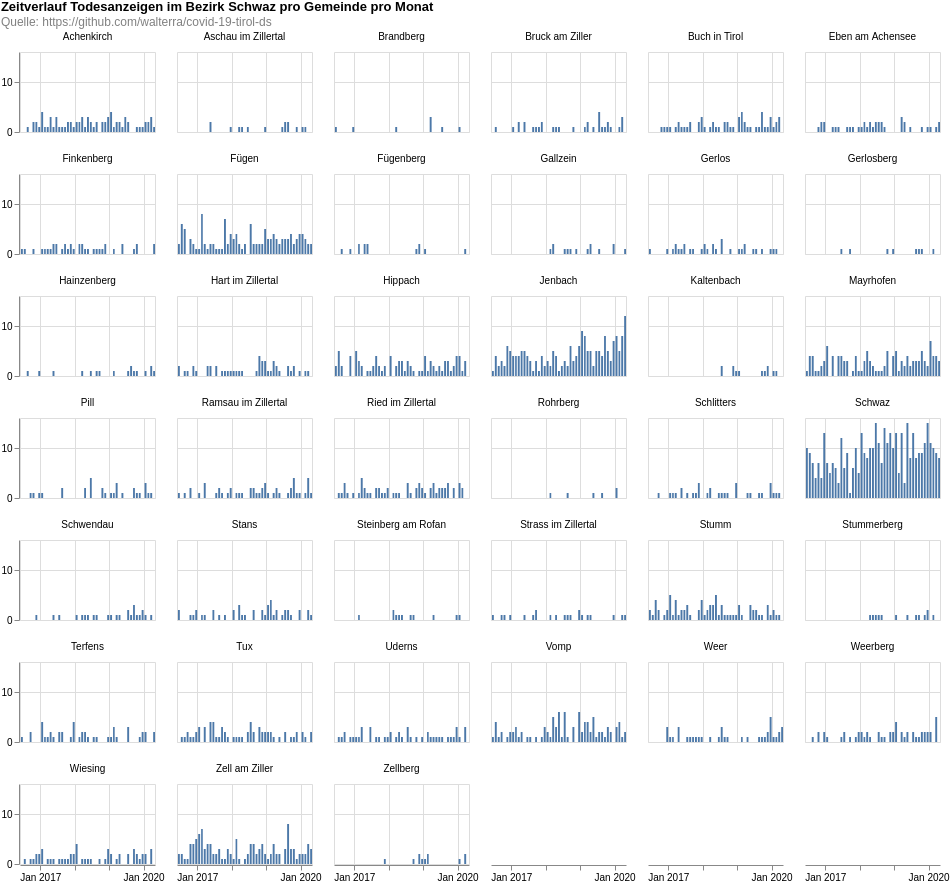

Here is the Vega-Lite specification saved for this chart:
### Vega-Lite specification from a JSON file in a GitHub repository (floating-point values rounded to 4 significant figures; data arrays with more than 128 entries replaced by an {"elided": "..."} marker saying what was removed)
{"$schema": "https://vega.github.io/schema/vega-lite/v4.8.1.json", "columns": 6, "config": {"view": {"continuousHeight": 300, "continuousWidth": 400}}, "data": {"name": "data-9428c939d3a7eb4622139a11e4b8a4c6"}, "datasets": {"data-9428c939d3a7eb4622139a11e4b8a4c6": {"elided": "2155 records"}}, "facet": {"field": "municipaly", "title": null, "type": "nominal"}, "padding": 0, "spec": {"layer": [{"encoding": {"tooltip": [{"field": "date", "timeUnit": "yearmonth", "type": "temporal"}, {"aggregate": "sum", "field": "count", "type": "quantitative"}], "x": {"field": "date", "timeUnit": "yearmonth", "title": null, "type": "temporal"}, "y": {"aggregate": "sum", "field": "count", "title": null, "type": "quantitative"}}, "height": 80, "mark": "bar", "width": 135}]}, "title": {"color": "black", "subtitle": ["Quelle: https://github.com/walterra/covid-19-tirol-ds"], "subtitleColor": "gray", "text": ["Zeitverlauf Todesanzeigen im Bezirk Schwaz pro Gemeinde pro Monat"]}}
